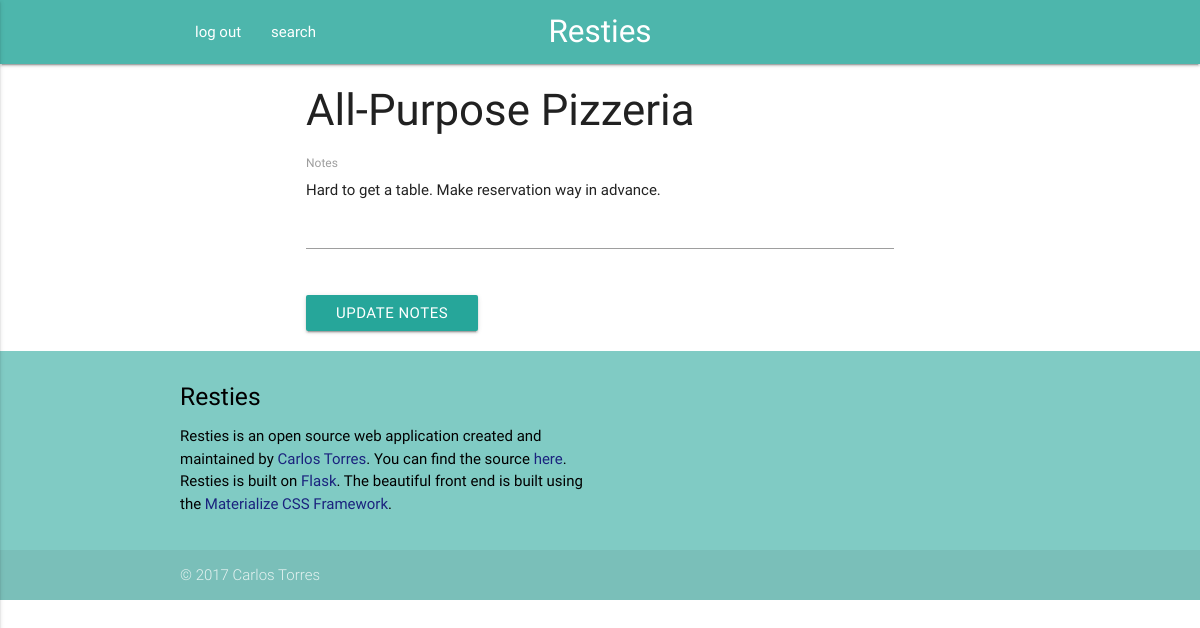
Page /editNotes/ChIJ-RCVBO23t4kRZy_eTbCJFC0 (signed in) on the committed database.
### project/models.py (models this page shows, shortened)
class Place(db.Model):
	__tablename__ = 'places'
	placeID = db.Column(db.String, primary_key=True)
	placeName = db.Column(db.String, nullable=False)
	notes = db.Column(db.String, nullable=True)
	userID = db.Column(db.Integer, db.ForeignKey('users.userID'), primary_key=True)

### project/places/views.py (the view)
@places_blueprint.route('/editNotes/<string:placeID>', methods=['GET','POST'])
@login_required
def editNotes(placeID):
	error = None
	place = getPlace(placeID,session['userID'])
	form = NotesForm(request.form)
	if request.method == 'POST':
		place.notes = form.notes.data
		db.session.commit()
		flash('Notes updated!')
		return redirect(url_for('places.details', placeID=placeID))
	return render_template('editNotes.html', place=place, error=error, form=form)

### project/places/forms.py
class NotesForm(Form):
	notes = TextAreaField(
		'Notes'
	)

### project/places/views.py (called while the page is built)
def login_required(test):
	@wraps(test)
	def wrap(*args, **kwargs):
		if 'logged_in' in session:
			return test(*args, **kwargs)
		else:
			flash('You need to login first.')
			return redirect(url_for('users.login'))
	return wrap

def getPlace(placeID, userID):
	return db.session.query(Place).filter_by(placeID=placeID,userID=userID).first()

### project/templates/editNotes.html (shortened to what this page needs)
{% extends "_base.html" %}
{% block content %}
  <div class="container">
  	<h3>{{ place.placeName }}</h3>
  	<div class="row">
  	  <form class="col s12" method="POST" action="{{ url_for('places.editNotes', placeID=place.placeID) }}">
  	    <div class="row">
  	    	<div class="input-field col s12">
            {% set f = form.notes.process_data(place.notes) %}
  	    	  {{  form.notes(class="materialize-textarea", id="textarea_notes", autofocus=true) }}
  	    		<label for="textarea_notes">Notes</label>
  	    	</div>
  	    </div>
  	    <button class="waves-effect waves-light btn" type="submit" name="action">Update Notes</button>
  	  </form>
  	</div>
  </div>
{% endblock %}

### rows in the picture
Place: placeName "All-Purpose Pizzeria", notes "Hard to get a table. Make reservation way in advance."
